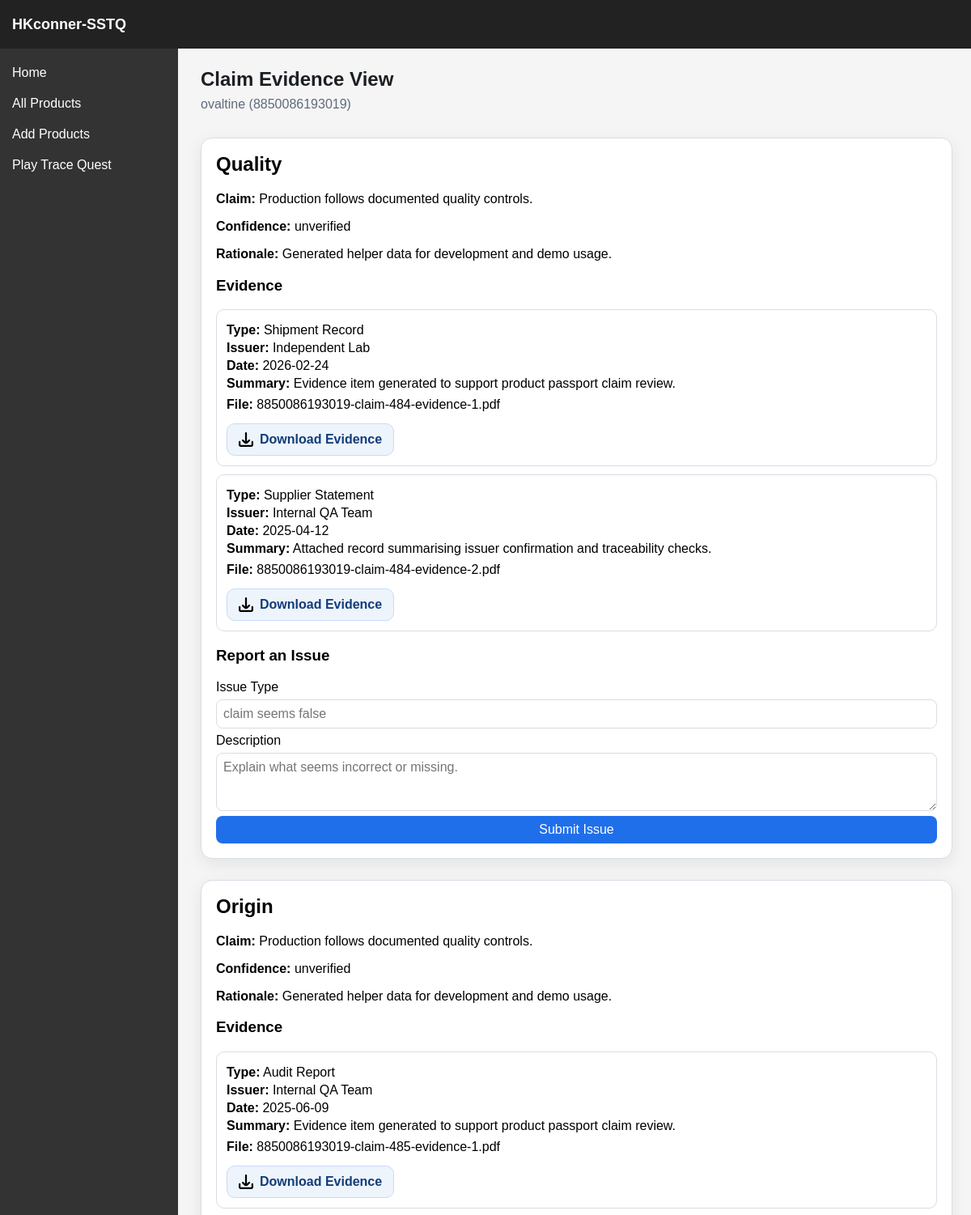
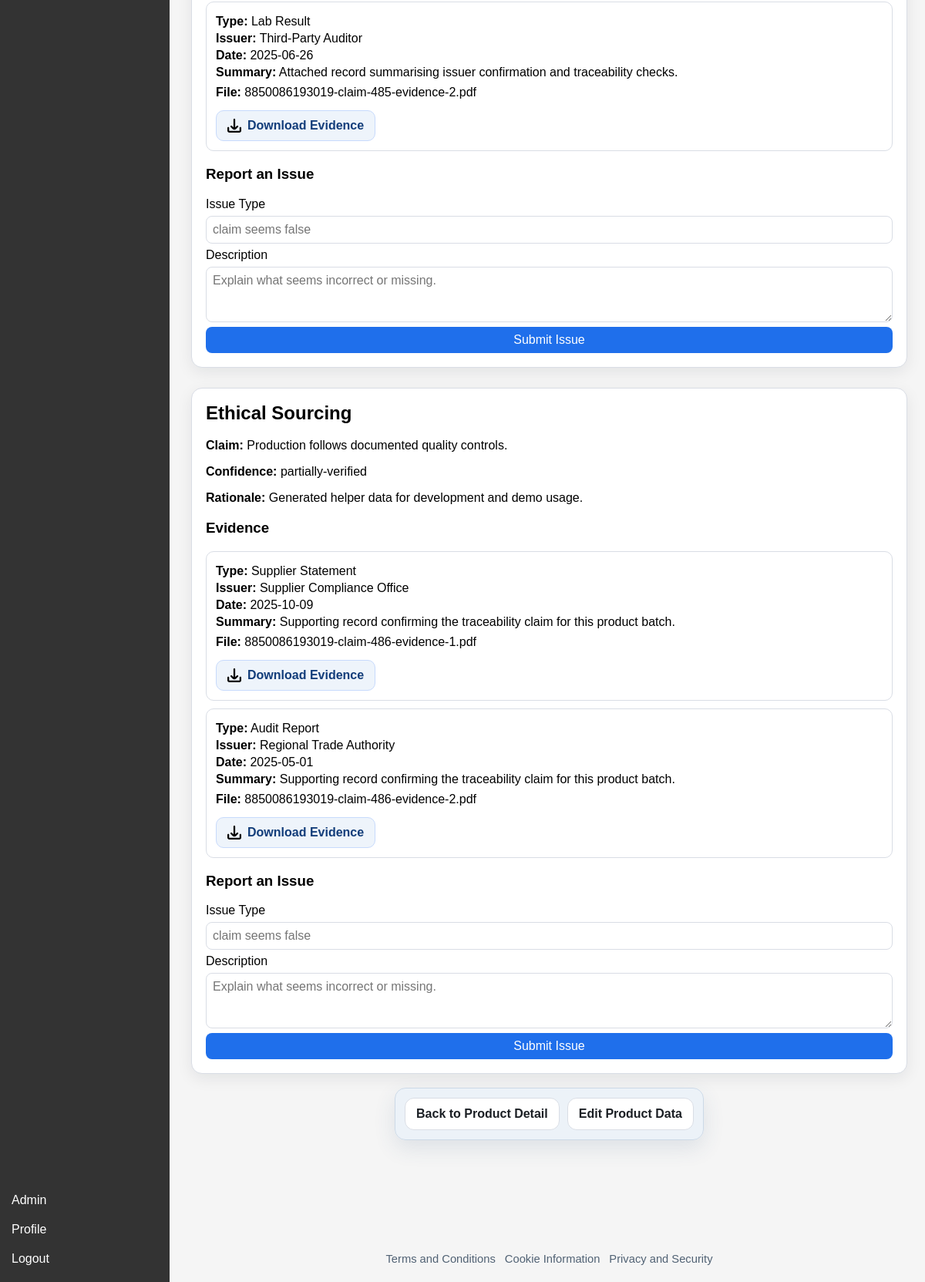
Page /product/evidence/8850086193019 (signed in) on the committed database (2 pictures, top to bottom).
### sstq/models.py (models this page shows, shortened)
class Product(db.Model):
    __tablename__ = "products"
    barcode = db.Column(db.String(32), primary_key=True)
    name = db.Column(db.String(128), nullable=False)
    category = db.Column(db.String(128), nullable=False)
    brand = db.Column(db.String(128), nullable=False)
    description = db.Column(db.String(512), nullable=False)
    image = db.Column(db.String(256), nullable=True)

class Claim(db.Model):
    __tablename__ = "claims"
    claim_id = db.Column(db.Integer, primary_key=True)
    product_barcode = db.Column(db.String(32), db.ForeignKey("products.barcode"), nullable=False)
    claim_type = db.Column(db.String(64), nullable=False)
    claim_text = db.Column(db.String(512), nullable=False)
    confidence_label = db.Column(db.String(64), nullable=True) # verified, partially-verified or unverified
    rationale = db.Column(db.String(512), nullable=True)
    product = db.relationship("Product", backref="claims")

class Evidence(db.Model):
    __tablename__ = "evidence"
    evidence_id = db.Column(db.Integer, primary_key=True)
    claim_id = db.Column(db.Integer, db.ForeignKey("claims.claim_id"), nullable=False)
    evidence_type = db.Column(db.String(64), nullable=False)
    issuer = db.Column(db.String(128), nullable=True)
    date = db.Column(db.DateTime, default=lambda: datetime.now(timezone.utc), nullable=False)
    summary = db.Column(db.String(512), nullable=True)
    file_reference = db.Column(db.String(256), nullable=True)
    claim = db.relationship("Claim", backref="evidence")

### sstq/routes/product.py (the view)
@product_bp.route("/product/evidence/<barcode>", methods=["GET"])
@login_required
def product_evidence(barcode):
    product = db.session.get(Product, barcode)
    if not product:
        flash("Product not found.", "error")
        return redirect(url_for("product.product"))
    claims = sorted(product.claims, key=lambda c: c.claim_id)
    return render_template("product_evidence.html", product=product, claims=claims)

### sstq/models.py (called while the page is built)
    @property
    def is_verifier(self):
        return self.role == "verifier"

    @property
    def is_admin(self):
        return self.role == "admin"

### sstq/routes/auth.py (called while the page is built)
@login_manager.user_loader
def load_user(user_id):
    return db.session.get(User, int(user_id))

### sstq/templates/product_evidence.html (shortened to what this page needs)
{% extends "base.html" %}
{% block custom_css %}<link rel="stylesheet" href="{{ url_for('static', filename='css/product_detail.css') }}">{% endblock %}
{% block content %}
<section class="product-page">
    <h1>Claim Evidence View</h1>
    <p class="page-subtitle">{{ product.name }} ({{ product.barcode }})</p>
    {% if claims %}
        <div class="list-wrapper">
            {% for claim in claims %}
                <article class="content-card" id="claim-{{ claim.claim_id }}">
                    <h2>{{ claim.claim_type }}</h2>
                    <p><strong>Claim:</strong> {{ claim.claim_text }}</p>
                    <p><strong>Confidence:</strong> {{ claim.confidence_label or "No label" }}</p>
                    {% if claim.rationale %}
                        <p><strong>Rationale:</strong> {{ claim.rationale }}</p>
                    {% endif %}
                    <h3>Evidence</h3>
                    {% if claim.evidence %}
                        <div class="list-wrapper">
                            {% for evidence in claim.evidence %}
                                <article class="list-item">
                                    <p><strong>Type:</strong> {{ evidence.evidence_type }}</p>
                                    <p><strong>Issuer:</strong> {{ evidence.issuer or "-" }}</p>
                                    <p><strong>Date:</strong> {{ evidence.date.date() if evidence.date else "-" }}</p>
                                    {% if evidence.summary %}
                                        <p><strong>Summary:</strong> {{ evidence.summary }}</p>
                                    {% endif %}
                                    {% if evidence.file_reference %}
                                        <div class="evidence-file-block">
                                            <p><strong>File:</strong> {{ evidence.file_reference.rsplit('/', 1)[-1] }}</p>
                                            {% if evidence.file_reference.startswith('/static/') %}
                                                <a class="file-download-box" href="{{ evidence.file_reference }}" target="_blank" rel="noopener" download>
                                                    <img src="{{ url_for('static', filename='icons/download.svg') }}" alt="" aria-hidden="true">
                                                    <span>Download Evidence</span>
                                                </a>
                                            {% endif %}
                                        </div>
                                    {% endif %}
                                </article>
                            {% endfor %}
                        </div>
                    {% else %}
                        <p class="empty-text">No evidence attached.</p>
                    {% endif %}
                    <h3>Report an Issue</h3>
                    <form method="POST" action="{{ url_for('product.report_issue', claim_id=claim.claim_id) }}" class="report-form">
                        <label for="issue-type-{{ claim.claim_id }}">Issue Type</label>
                        <input id="issue-type-{{ claim.claim_id }}" name="issue_type" placeholder="claim seems false" required>
                        <label for="issue-desc-{{ claim.claim_id }}">Description</label>
                        <textarea id="issue-desc-{{ claim.claim_id }}" name="description" rows="3" placeholder="Explain what seems incorrect or missing." required></textarea>
                        <button type="submit">Submit Issue</button>
                    </form>
                </article>
            {% endfor %}
        </div>
    {% else %}
        <p class="empty-text">No claims found for this product.</p>
    {% endif %}
    <div class="sticky-page-actions">
        <a class="page-action-box compact-action-box" href="{{ url_for('product.product_detail', barcode=product.barcode) }}">
            <span class="page-action-title">Back to Product Detail</span>
        </a>
        {% if current_user.is_authenticated and (current_user.is_verifier or current_user.is_admin) %}
            <a class="page-action-box compact-action-box" href="{{ url_for('product.product_edit', barcode=product.barcode) }}">
                <span class="page-action-title">Edit Product Data</span>
            </a>
        {% endif %}
    </div>
</section>
{% endblock %}

### sstq/static/css/base.css (style rules this page uses)
* { box-sizing: border-box; }
body { margin: 0; font-family: Arial, sans-serif; min-height: 100vh; }

### sstq/static/css/product_detail.css (style rules this page uses)
:root { --card-bg: #ffffff; --border-color: #d9dde5; --text-main: #1b1f24; --text-muted: #5f6b7a; --accent: #1f6feb; --accent-hover: #195bcc; }
.product-page { max-width: 980px; margin: 24px auto; padding: 0 8px 108px; }
.product-page h1 { color: var(--text-main); margin-bottom: 18px; }
.page-subtitle { margin-top: -10px; color: var(--text-muted); }
.product-card, .content-card { background: var(--card-bg); border: 1px solid var(--border-color); border-radius: 14px; padding: 18px; box-shadow: 0 6px 20px rgba(16, 24, 40, 0.08); }
.content-card { margin-top: 16px; }
.content-card h2 { margin-top: 0; }
.list-wrapper { display: grid; gap: 10px; }
.list-item { border: 1px solid var(--border-color); border-radius: 10px; padding: 12px; }
.list-item p { margin: 4px 0; }
.report-form { margin-top: 10px; display: grid; gap: 6px; }
.report-form input, .report-form textarea, .report-form button { border: 1px solid var(--border-color); border-radius: 8px; padding: 8px; font: inherit; }
.report-form button { background: var(--accent); color: #fff; border: 0; cursor: pointer; }
.evidence-file-block { display: grid; gap: 10px; }
.file-download-box { display: inline-flex; align-items: center; gap: 8px; width: fit-content; padding: 10px 14px; border: 1px solid #c7dafc; border-radius: 10px; background: #eef4fb; color: #123d7a; text-decoration: none; font-weight: 600; }
.file-download-box img { width: 18px; height: 18px; }
.sticky-page-actions { position: sticky; bottom: 16px; z-index: 20; display: flex; align-items: center; justify-content: center; gap: 10px; flex-wrap: wrap; width: fit-content; margin: 18px auto 0; padding: 12px; background: rgba(236, 242, 248, 0.97); border: 1px solid #ccd9e7; border-radius: 14px; box-shadow: 0 10px 28px rgba(52, 84, 120, 0.12); backdrop-filter: blur(8px); }
.page-action-box { display: inline-flex; align-items: center; padding: 11px 14px; background: #ffffff; border: 1px solid var(--border-color); border-radius: 12px; color: var(--text-main); text-decoration: none; transition: border-color 0.2s ease, box-shadow 0.2s ease, background-color 0.2s ease; }
.compact-action-box { background: #ffffff; }
.page-action-title { font-weight: 600; color: var(--text-main); }

### rows in the picture
Product: name "ovaltine", barcode "8850086193019"
Claim: claim_type "Quality", claim_text "Production follows documented quality controls.", confidence_label "unverified", rationale "Generated helper data for development and demo usage.", description "Explain what seems incorrect or missing."
Evidence: evidence_type "Shipment Record", issuer "Independent Lab", date "2026-02-24", summary "Evidence item generated to support product passport claim review.", file_reference "8850086193019-claim-484-evidence-1.pdf"
Evidence: evidence_type "Supplier Statement", issuer "Internal QA Team", date "2025-04-12", summary "Attached record summarising issuer confirmation and traceability checks.", file_reference "8850086193019-claim-484-evidence-2.pdf"
Claim: claim_type "Origin", claim_text "Production follows documented quality controls.", confidence_label "unverified", rationale "Generated helper data for development and demo usage.", description "Explain what seems incorrect or missing."
Evidence: evidence_type "Audit Report", issuer "Internal QA Team", date "2025-06-09", summary "Evidence item generated to support product passport claim review.", file_reference "8850086193019-claim-485-evidence-1.pdf"
Evidence: evidence_type "Lab Result", issuer "Third-Party Auditor", date "2025-06-26", summary "Attached record summarising issuer confirmation and traceability checks.", file_reference "8850086193019-claim-485-evidence-2.pdf"
Claim: claim_type "Ethical Sourcing", claim_text "Production follows documented quality controls.", confidence_label "partially-verified", rationale "Generated helper data for development and demo usage.", description "Explain what seems incorrect or missing."
Evidence: evidence_type "Supplier Statement", issuer "Supplier Compliance Office", date "2025-10-09", summary "Supporting record confirming the traceability claim for this product batch.", file_reference "8850086193019-claim-486-evidence-1.pdf"
Evidence: evidence_type "Audit Report", issuer "Regional Trade Authority", date "2025-05-01", summary "Supporting record confirming the traceability claim for this product batch.", file_reference "8850086193019-claim-486-evidence-2.pdf"
